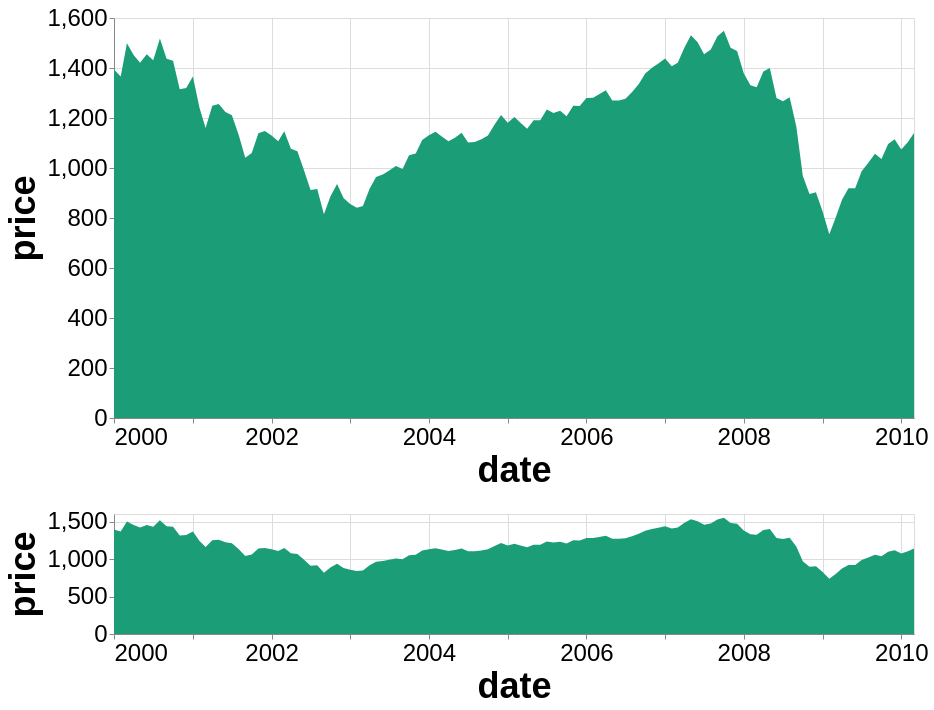

Write a Vega-Lite specification for this figure.
### Vega-Lite specification from a JSON file in a GitHub repository (floating-point values rounded to 4 significant figures)
{"config": {"view": {"width": 400, "height": 300}, "mark": {"tooltip": null}, "axis": {"labelFontSize": 24, "titleFontSize": 36}}, "vconcat": [{"mark": "area", "encoding": {"color": {"value": "#1b9e77"}, "x": {"type": "temporal", "field": "date", "scale": {"domain": {"selection": "selector001"}}}, "y": {"type": "quantitative", "field": "price"}}, "height": 400, "width": 800}, {"mark": "area", "encoding": {"color": {"value": "#1b9e77"}, "x": {"type": "temporal", "field": "date", "scale": {"domain": {"selection": "selector001"}}}, "y": {"type": "quantitative", "field": "price"}}, "height": 120, "selection": {"selector001": {"type": "interval", "encodings": ["x"]}}, "width": 800}], "data": {"name": "data-515caa830dc884d504c2996d6331367d"}, "$schema": "https://vega.github.io/schema/vega-lite/v5.json", "datasets": {"data-515caa830dc884d504c2996d6331367d": [{"date": "Jan 1 2000", "price": 1394.0}, {"date": "Feb 1 2000", "price": 1366.0}, {"date": "Mar 1 2000", "price": 1499.0}, {"date": "Apr 1 2000", "price": 1452.0}, {"date": "May 1 2000", "price": 1421.0}, {"date": "Jun 1 2000", "price": 1455.0}, {"date": "Jul 1 2000", "price": 1431.0}, {"date": "Aug 1 2000", "price": 1518.0}, {"date": "Sep 1 2000", "price": 1437.0}, {"date": "Oct 1 2000", "price": 1429.0}, {"date": "Nov 1 2000", "price": 1315.0}, {"date": "Dec 1 2000", "price": 1320.0}, {"date": "Jan 1 2001", "price": 1366.0}, {"date": "Feb 1 2001", "price": 1240.0}, {"date": "Mar 1 2001", "price": 1160.0}, {"date": "Apr 1 2001", "price": 1249.0}, {"date": "May 1 2001", "price": 1256.0}, {"date": "Jun 1 2001", "price": 1224.0}, {"date": "Jul 1 2001", "price": 1211.0}, {"date": "Aug 1 2001", "price": 1134.0}, {"date": "Sep 1 2001", "price": 1041.0}, {"date": "Oct 1 2001", "price": 1060.0}, {"date": "Nov 1 2001", "price": 1139.0}, {"date": "Dec 1 2001", "price": 1148.0}, {"date": "Jan 1 2002", "price": 1130.0}, {"date": "Feb 1 2002", "price": 1107.0}, {"date": "Mar 1 2002", "price": 1147.0}, {"date": "Apr 1 2002", "price": 1077.0}, {"date": "May 1 2002", "price": 1067.0}, {"date": "Jun 1 2002", "price": 989.8}, {"date": "Jul 1 2002", "price": 911.6}, {"date": "Aug 1 2002", "price": 916.1}, {"date": "Sep 1 2002", "price": 815.3}, {"date": "Oct 1 2002", "price": 885.8}, {"date": "Nov 1 2002", "price": 936.3}, {"date": "Dec 1 2002", "price": 879.8}, {"date": "Jan 1 2003", "price": 855.7}, {"date": "Feb 1 2003", "price": 841.1}, {"date": "Mar 1 2003", "price": 848.2}, {"date": "Apr 1 2003", "price": 916.9}, {"date": "May 1 2003", "price": 963.6}, {"date": "Jun 1 2003", "price": 974.5}, {"date": "Jul 1 2003", "price": 990.3}, {"date": "Aug 1 2003", "price": 1008.0}, {"date": "Sep 1 2003", "price": 996.0}, {"date": "Oct 1 2003", "price": 1051.0}, {"date": "Nov 1 2003", "price": 1058.0}, {"date": "Dec 1 2003", "price": 1112.0}, {"date": "Jan 1 2004", "price": 1131.0}, {"date": "Feb 1 2004", "price": 1145.0}, {"date": "Mar 1 2004", "price": 1126.0}, {"date": "Apr 1 2004", "price": 1107.0}, {"date": "May 1 2004", "price": 1121.0}, {"date": "Jun 1 2004", "price": 1141.0}, {"date": "Jul 1 2004", "price": 1102.0}, {"date": "Aug 1 2004", "price": 1104.0}, {"date": "Sep 1 2004", "price": 1115.0}, {"date": "Oct 1 2004", "price": 1130.0}, {"date": "Nov 1 2004", "price": 1174.0}, {"date": "Dec 1 2004", "price": 1212.0}, {"date": "Jan 1 2005", "price": 1181.0}, {"date": "Feb 1 2005", "price": 1204.0}, {"date": "Mar 1 2005", "price": 1181.0}, {"date": "Apr 1 2005", "price": 1157.0}, {"date": "May 1 2005", "price": 1192.0}, {"date": "Jun 1 2005", "price": 1191.0}, {"date": "Jul 1 2005", "price": 1234.0}, {"date": "Aug 1 2005", "price": 1220.0}, {"date": "Sep 1 2005", "price": 1229.0}, {"date": "Oct 1 2005", "price": 1207.0}, {"date": "Nov 1 2005", "price": 1249.0}, {"date": "Dec 1 2005", "price": 1248.0}, {"date": "Jan 1 2006", "price": 1280.0}, {"date": "Feb 1 2006", "price": 1281.0}, {"date": "Mar 1 2006", "price": 1295.0}, {"date": "Apr 1 2006", "price": 1311.0}, {"date": "May 1 2006", "price": 1270.0}, {"date": "Jun 1 2006", "price": 1270.0}, {"date": "Jul 1 2006", "price": 1277.0}, {"date": "Aug 1 2006", "price": 1304.0}, {"date": "Sep 1 2006", "price": 1336.0}, {"date": "Oct 1 2006", "price": 1378.0}, {"date": "Nov 1 2006", "price": 1401.0}, {"date": "Dec 1 2006", "price": 1418.0}, {"date": "Jan 1 2007", "price": 1438.0}, {"date": "Feb 1 2007", "price": 1407.0}, {"date": "Mar 1 2007", "price": 1421.0}, {"date": "Apr 1 2007", "price": 1482.0}, {"date": "May 1 2007", "price": 1531.0}, {"date": "Jun 1 2007", "price": 1503.0}, {"date": "Jul 1 2007", "price": 1455.0}, {"date": "Aug 1 2007", "price": 1474.0}, {"date": "Sep 1 2007", "price": 1527.0}, {"date": "Oct 1 2007", "price": 1549.0}, {"date": "Nov 1 2007", "price": 1481.0}, {"date": "Dec 1 2007", "price": 1468.0}, {"date": "Jan 1 2008", "price": 1379.0}, {"date": "Feb 1 2008", "price": 1331.0}, {"date": "Mar 1 2008", "price": 1323.0}, {"date": "Apr 1 2008", "price": 1386.0}, {"date": "May 1 2008", "price": 1400.0}, {"date": "Jun 1 2008", "price": 1280.0}, {"date": "Jul 1 2008", "price": 1267.0}, {"date": "Aug 1 2008", "price": 1283.0}, {"date": "Sep 1 2008", "price": 1166.0}, {"date": "Oct 1 2008", "price": 968.8}, {"date": "Nov 1 2008", "price": 896.2}, {"date": "Dec 1 2008", "price": 903.2}, {"date": "Jan 1 2009", "price": 825.9}, {"date": "Feb 1 2009", "price": 735.1}, {"date": "Mar 1 2009", "price": 797.9}, {"date": "Apr 1 2009", "price": 872.8}, {"date": "May 1 2009", "price": 919.1}, {"date": "Jun 1 2009", "price": 919.3}, {"date": "Jul 1 2009", "price": 987.5}, {"date": "Aug 1 2009", "price": 1021.0}, {"date": "Sep 1 2009", "price": 1057.0}, {"date": "Oct 1 2009", "price": 1036.0}, {"date": "Nov 1 2009", "price": 1096.0}, {"date": "Dec 1 2009", "price": 1115.0}, {"date": "Jan 1 2010", "price": 1074.0}, {"date": "Feb 1 2010", "price": 1104.0}, {"date": "Mar 1 2010", "price": 1140.0}]}}
